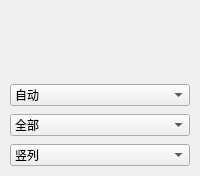
<?xml version="1.0" encoding="UTF-8"?>
<ui version="4.0">
 <class>HistoryPanel</class>
 <widget class="QFrame" name="historyPanel">
  <property name="objectName"><string>panel</string></property>
  <layout class="QVBoxLayout" name="historyRootLayout"><property name="leftMargin"><number>10</number></property><property name="topMargin"><number>8</number></property><property name="rightMargin"><number>10</number></property><property name="bottomMargin"><number>10</number></property><property name="spacing"><number>8</number></property>
   <item><widget class="QScrollArea" name="historyScroll"><property name="frameShape"><enum>QFrame::Shape::NoFrame</enum></property><property name="widgetResizable"><bool>true</bool></property><property name="horizontalScrollBarPolicy"><enum>Qt::ScrollBarPolicy::ScrollBarAlwaysOff</enum></property><widget class="QWidget" name="historyCardsWidget"><layout class="QVBoxLayout" name="historyCardsLayout"><property name="spacing"><number>8</number></property><item><spacer name="historyCardsSpacer"><property name="orientation"><enum>Qt::Orientation::Vertical</enum></property><property name="sizeType"><enum>QSizePolicy::Policy::Expanding</enum></property></spacer></item></layout></widget></widget></item>
   <item><widget class="QComboBox" name="historyReadModeCombo"><property name="visible"><bool>false</bool></property><item><property name="text"><string>&#x81EA;&#x52A8;</string></property></item><item><property name="text"><string>PDF</string></property></item><item><property name="text"><string>&#x539F;&#x6587;&#x4EF6;</string></property></item></widget></item>
   <item><widget class="QComboBox" name="historyFormatFilterCombo"><property name="visible"><bool>false</bool></property><item><property name="text"><string>&#x5168;&#x90E8;</string></property></item><item><property name="text"><string>&#x56FE;&#x7247;</string></property></item><item><property name="text"><string>PDF</string></property></item><item><property name="text"><string>ZIP</string></property></item></widget></item>
   <item><widget class="QComboBox" name="historyViewCombo"><property name="visible"><bool>false</bool></property><item><property name="text"><string>&#x7AD6;&#x5217;</string></property></item><item><property name="text"><string>&#x4E5D;&#x5BAB;&#x683C;</string></property></item></widget></item>
  </layout>
 </widget>
 <resources/><connections/>
</ui>
